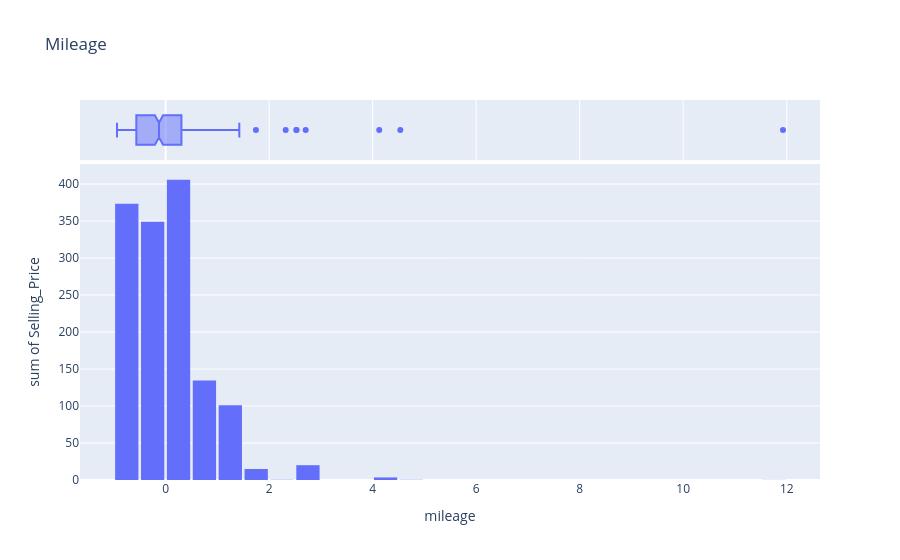

Notebook source saved alongside this figure:
### Code cell
selling_price = px.histogram(cars, y= 'Selling_Price', x = 'mileage', marginal = 'box', title = 'Mileage', nbins= 40) #marginal puts that box ontop of the box on top of the plot to seen the pecentiles, median, etc.
selling_price.update_layout(bargap=0.1) #only thing that can be used to put a gap)
selling_price.show()

### Figure 1 — Plotly figure (JSON) as saved in the notebook; plotly's stock layout.template omitted (floating-point values rounded to 4 significant figures; data arrays with more than 128 entries replaced by an {"elided": "..."} marker saying what was removed)
{"data": [{"bingroup": "x", "histfunc": "sum", "hovertemplate": "mileage=%{x}<br>sum of Selling_Price=%{y}<extra></extra>", "legendgroup": "", "marker": {"color": "#636efa", "pattern": {"shape": ""}}, "name": "", "nbinsx": 40, "orientation": "v", "showlegend": false, "type": "histogram", "x": {"elided": "301 float values"}, "xaxis": "x", "y": {"elided": "301 float values"}, "yaxis": "y"}, {"hovertemplate": "mileage=%{x}<extra></extra>", "legendgroup": "", "marker": {"color": "#636efa"}, "name": "", "notched": true, "showlegend": false, "type": "box", "x": {"elided": "301 float values"}, "xaxis": "x2", "yaxis": "y2"}], "layout": {"bargap": 0.1, "barmode": "relative", "legend": {"tracegroupgap": 0}, "title": {"text": "Mileage"}, "xaxis": {"anchor": "y", "domain": [0, 1], "title": {"text": "mileage"}}, "xaxis2": {"anchor": "y2", "domain": [0, 1], "matches": "x", "showgrid": true, "showticklabels": false}, "yaxis": {"anchor": "x", "domain": [0, 0.8316], "title": {"text": "sum of Selling_Price"}}, "yaxis2": {"anchor": "x2", "domain": [0.8416, 1], "matches": "y2", "showgrid": false, "showline": false, "showticklabels": false, "ticks": ""}}}
